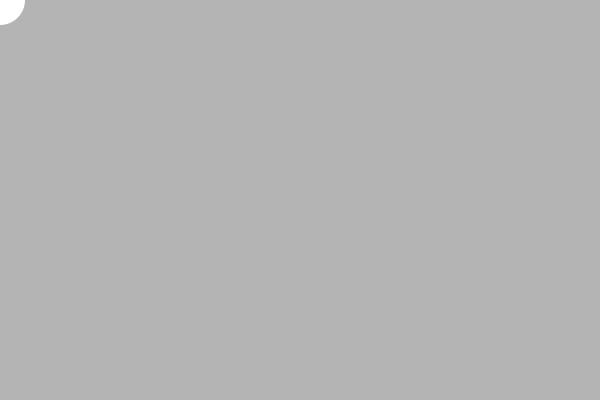
Frame 1 (no input)
Frame 60 (the mouse pressed at the canvas centre just before this capture): identical to frame 1, image omitted
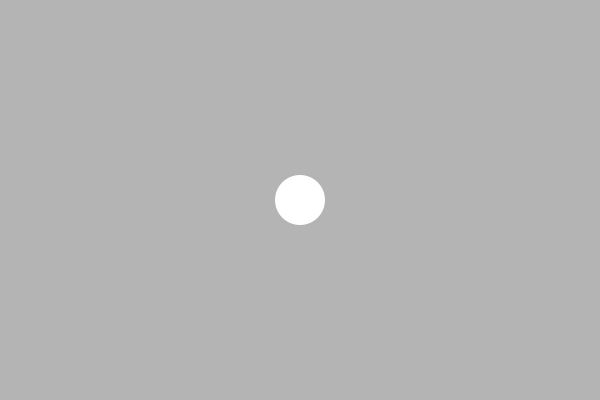
Frame 120 (the mouse held since frame 60 and released just before this capture)

The Processing sketch that drew these frames (run headless with seeded random() and noise(); from frame 60 on, the mouse is pressed at the canvas centre):

// Processing sketch: afterimage_nooop
// ── afterimage_nooop.pde
final float MainRadius = 50;
final int prevMaxCount = 10;

float[] prevX = new float[prevMaxCount];
float[] prevY = new float[prevMaxCount];
int prevCount = 0;

void setup()
{
  size(600, 400);
  noStroke();
}

final int DeletionFreq = 2;
int TimeOutForDelete = DeletionFreq;

void draw()
{
  background(180);

  float alpha = 0xff;
  float radius = MainRadius;

  fill(0xff, 0xff, 0xff, alpha);
  ellipse(mouseX, mouseY, radius, radius);

  for (int i = prevCount - 1; i >= 0; i--)
  {
    alpha *= 0.75;
    radius *= 0.95;
    fill(0xff, 0xff, 0xff, alpha);
    ellipse(prevX[i], prevY[i], radius, radius);
  }


  TimeOutForDelete--;
  if (TimeOutForDelete == 0)
  {
    TimeOutForDelete = DeletionFreq;
    if (prevCount > 0)
    {
      prevCount--;
      for (int i = 0; i < prevCount; i++)
      {
        prevX[i] = prevX[i + 1];
        prevY[i] = prevY[i + 1];
      }
    }
  }

  if (pmouseX != mouseX || pmouseY != mouseY)
  {
    if (prevCount < prevMaxCount)
    {
      prevX[prevCount] = pmouseX;
      prevY[prevCount] = pmouseY;
      prevCount++;
    }
  }
}
